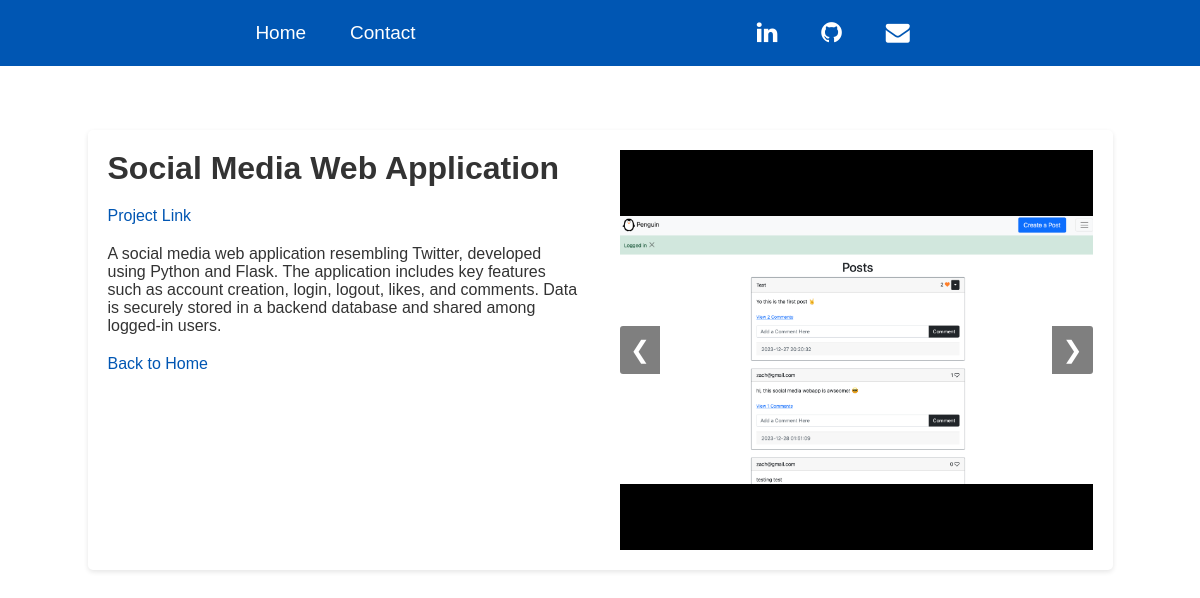
The app's page /project/5/ with its own data.
### main/models.py (models this page shows, shortened)
class Project(models.Model):
    title = models.CharField(max_length=200)
    description = models.TextField()
    tags = models.ManyToManyField(Tag, related_name="projects")
    link = models.URLField(max_length=200, blank=True)

class ProjectImage(models.Model):
    project = models.ForeignKey(
        Project, related_name="images", on_delete=models.CASCADE
        )
    image = models.ImageField(upload_to="project_images/")

### main/views.py (the view)
# urls.py: path("project/<int:id>/", views.project, name="project"),
def project(request, id):
    project = get_object_or_404(Project, pk=id)
    return render(request, "project.html", {"project": project})

### main/templates/project.html (shortened to what this page needs)
{% extends 'base.html'%}
{% load static %}
{% block extrahead %}
<link rel="stylesheet" href="{% static 'css/project.css' %}">
{% endblock extrahead %}
{% block content %}
    <div class="project-card">
        <div class="project-info">
            <h1> {{project.title}} </h1>
            <p>
                <a href="{{project.link}}">Project Link</a>
            </p>
            <p>{{project.description}}</p>
            <a href="{% url 'home' %}"> Back to Home</a>
        </div>
        <div class="carousel">
            <div class="carousel-images">
                {% for image in project.images.all %}
                    <div class="carousel-item">
                        <img src="{{image.image.url}}" alt="Project Image" />
                    </div>
                {% endfor %}
            </div>
            <a class="carousel-control prev" onclick="moveSlide(-1)">&#10094;</a>
            <a class="carousel-control next" onclick="moveSlide(1)">&#10095;</a>
        </div>
    </div>
{% endblock content %}

### main/static/css/base.css (style rules this page uses)
body { font-family: 'Palatino', sans-serif; background-color: #ffffff; color: #333; margin: 0; padding: 20px; }
* { box-sizing: border-box; margin: 0; padding: 0; font-family: "Palatino", sans-serif; }
a { color: #0056b3;; text-decoration: none; }

### main/static/css/project.css (style rules this page uses)
.project-card { display: flex; align-items: flex-start; justify-content: space-between; background-color: white; box-shadow: 0 2px 5px rgba(0, 0, 0, 0.1); border-radius: 5px; overflow: hidden; max-width: 1025px; margin: auto; margin-top: 9.5%; padding: 20px; }
.project-info { flex: 1; padding-right: 20px; }
h1, p { margin-bottom: 20px; }
.carousel { flex: 1; display: flex; flex-direction: column; position: relative; max-width: 50%; margin-left: 20px; }
.carousel-images { display: flex; flex: 1; overflow: hidden; position: relative; }
.carousel-control { position: absolute; top: 50%; transform: translateY(-50%); color: white; font-size: 24px; background-color: rgba(0, 0, 0, 0.5); padding: 10px; cursor: pointer; user-select: none; z-index: 10; }
.carousel-control.prev { left: 0; border-radius: 3px 0 0 3px; }
.carousel-control.next { right: 0; border-radius: 0 3px 3px 0; }
.carousel-item { display: flex; justify-content: center; align-items: center; background-color: black; width: 100%; height: 400px; }
.carousel-item img { max-height: 100%; max-width: 100%; object-fit: contain; }

### records on screen
Project: title "Social Media Web Application", description "A social media web application resembling Twitter, developed using Python and Flask. The application includes key features such as account creation, login, logout, likes, and comments. Data is securely stored in a backend database and shared among logged-in users."
ProjectImage: image (picture)
